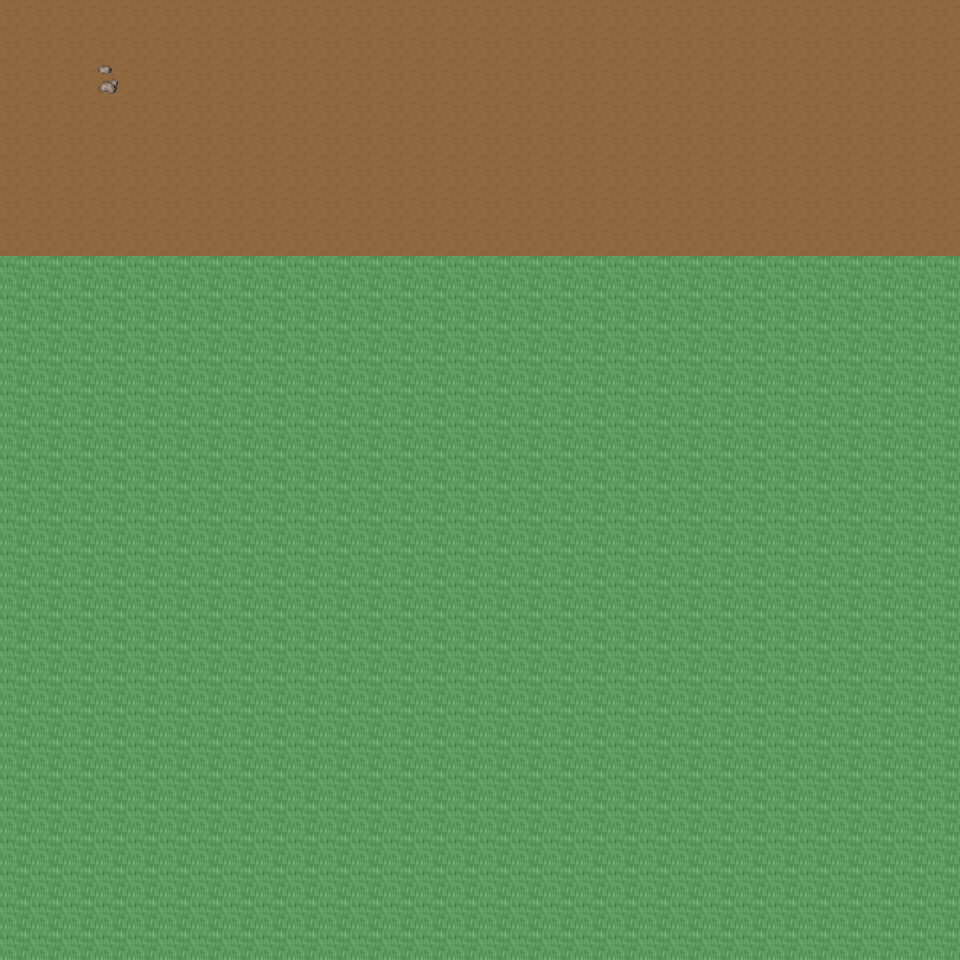

A level layout from a 2D game, rendered from its tile map. Below: a short description, then the map file with tile-grid data replaced by summaries:
An orthogonal 30x30 tile map with 32x32 px tiles, 6 tile layers (Ground, Object, Object2, Above, ...), 26 tilesets and 3 objects (3x mapchange).

<map version="1.0" orientation="orthogonal" renderorder="right-down" width="30" height="30" tilewidth="32" tileheight="32" nextobjectid="4">
  <tileset firstgid="1" name="tileset_ground_ground" tilewidth="32" tileheight="32" tilecount="33" columns="3">
    <image source="../drawable/tileset_ground_ground.png" width="96" height="352" />
  </tileset>
  <tileset firstgid="34" name="tileset_ground_ridge_earth_dark" tilewidth="32" tileheight="32" tilecount="96" columns="12">
    <image source="../drawable/tileset_ground_ridge_earth_dark.png" width="384" height="256" />
  </tileset>
  <tileset firstgid="130" name="tileset_furniture_light_iron_lamp" tilewidth="32" tileheight="32" tilecount="3" columns="1">
    <image source="../drawable/tileset_furniture_light_iron_lamp.png" width="32" height="96" />
  </tileset>
  <tileset firstgid="133" name="tileset_furniture_light_dark_torch" tilewidth="32" tileheight="32" tilecount="8" columns="2">
    <image source="../drawable/tileset_furniture_light_dark_torch.png" width="64" height="128" />
  </tileset>
  <tileset firstgid="141" name="tileset_furniture_light_flames" tilewidth="32" tileheight="32" tilecount="6" columns="6">
    <image source="../drawable/tileset_furniture_light_flames.png" width="192" height="32" />
  </tileset>
  <tileset firstgid="147" name="tileset_item_corpse_skeleton" tilewidth="32" tileheight="32" tilecount="4" columns="2">
    <image source="../drawable/tileset_item_corpse_skeleton.png" width="64" height="64" />
  </tileset>
  <tileset firstgid="151" name="tileset_item_blood_floor_stains_2" tilewidth="32" tileheight="32" tilecount="4" columns="2">
    <image source="../drawable/tileset_item_blood_floor_stains_2.png" width="64" height="64" />
  </tileset>
  <tileset firstgid="155" name="tileset_item_chest_large" tilewidth="32" tileheight="32" tilecount="8" columns="4">
    <image source="../drawable/tileset_item_chest_large.png" width="128" height="64" />
  </tileset>
  <tileset firstgid="163" name="tileset_item_armor_sword_rack" tilewidth="32" tileheight="32" tilecount="4" columns="2">
    <image source="../drawable/tileset_item_armor_sword_rack.png" width="64" height="64" />
  </tileset>
  <tileset firstgid="167" name="tileset_item_armor_weapons_rack" tilewidth="32" tileheight="32" tilecount="18" columns="9">
    <image source="../drawable/tileset_item_armor_weapons_rack.png" width="288" height="64" />
  </tileset>
  <tileset firstgid="185" name="tileset_item_pot_barrel_tall" tilewidth="32" tileheight="32" tilecount="2" columns="1">
    <image source="../drawable/tileset_item_pot_barrel_tall.png" width="32" height="64" />
  </tileset>
  <tileset firstgid="187" name="tileset_item_pot_pot_tall" tilewidth="32" tileheight="32" tilecount="2" columns="1">
    <image source="../drawable/tileset_item_pot_pot_tall.png" width="32" height="64" />
  </tileset>
  <tileset firstgid="189" name="tileset_ground_rock_pebbles" tilewidth="32" tileheight="32" tilecount="3" columns="1">
    <image source="../drawable/tileset_ground_rock_pebbles.png" width="32" height="96" />
  </tileset>
  <tileset firstgid="192" name="tileset_item_corpse_skull_dark" tilewidth="32" tileheight="32" tilecount="2" columns="2">
    <image source="../drawable/tileset_item_corpse_skull_dark.png" width="64" height="32" />
  </tileset>
  <tileset firstgid="194" name="tileset_ground_ladder_horizontal_dark" tilewidth="32" tileheight="32" tilecount="3" columns="1">
    <image source="../drawable/tileset_ground_ladder_horizontal_dark.png" width="32" height="96" />
  </tileset>
  <tileset firstgid="197" name="tileset_ground_fire_fire" tilewidth="32" tileheight="32" tilecount="27" columns="3">
    <image source="../drawable/tileset_ground_fire_fire.png" width="96" height="288" />
  </tileset>
  <tileset firstgid="224" name="tileset_ground_cobbled_paving" tilewidth="32" tileheight="32" tilecount="1" columns="1">
    <image source="../drawable/tileset_ground_cobbled_paving.png" width="32" height="32" />
  </tileset>
  <tileset firstgid="225" name="tileset_plant_stump_int_small_stump" tilewidth="32" tileheight="32" tilecount="1" columns="1">
    <image source="../drawable/tileset_plant_stump_int_small_stump.png" width="32" height="32" />
  </tileset>
  <tileset firstgid="226" name="tileset_furniture_table_tree_stump_table" tilewidth="32" tileheight="32" tilecount="4" columns="2">
    <image source="../drawable/tileset_furniture_table_tree_stump_table.png" width="64" height="64" />
  </tileset>
  <tileset firstgid="230" name="tileset_logic_collision" tilewidth="32" tileheight="32" tilecount="1" columns="1">
    <image source="../drawable/tileset_logic_collision.png" width="32" height="32" />
  </tileset>
  <tileset firstgid="231" name="tileset_ground_ladder_vertical_dark" tilewidth="32" tileheight="32" tilecount="3" columns="3">
    <image source="../drawable/tileset_ground_ladder_vertical_dark.png" width="96" height="32" />
  </tileset>
  <tileset firstgid="234" name="tileset_ground_ladder_steps" tilewidth="32" tileheight="32" tilecount="6" columns="3">
    <image source="../drawable/tileset_ground_ladder_steps.png" width="96" height="64" />
  </tileset>
  <tileset firstgid="240" name="tileset_ground_earth_edges_yellowgreen" tilewidth="32" tileheight="32" tilecount="15" columns="5">
    <image source="../drawable/tileset_ground_earth_edges_yellowgreen.png" width="160" height="96" />
  </tileset>
  <tileset firstgid="255" name="tileset_plant_grasses" tilewidth="32" tileheight="32" tilecount="6" columns="3">
    <image source="../drawable/tileset_plant_grasses.png" width="96" height="64" />
  </tileset>
  <tileset firstgid="261" name="tileset_item_firewood" tilewidth="32" tileheight="32" tilecount="12" columns="3">
    <image source="../drawable/tileset_item_firewood.png" width="96" height="128" />
  </tileset>
  <tileset firstgid="273" name="tileset_building_ice_tower" tilewidth="32" tileheight="32" tilecount="252" columns="9">
    <image source="../drawable/tileset_building_ice_tower.png" width="288" height="896" />
  </tileset>
  <layer name="Ground" width="30" height="30">
    <data>[900 cells, 240 non-empty, 1 distinct tile ids]</data>
  </layer>
  <layer name="Object" width="30" height="30">
    <data>[900 cells, 1 non-empty, 1 distinct tile ids]</data>
  </layer>
  <layer name="Object2" width="30" height="30">
    <data>[900 cells, 0 non-empty, 0 distinct tile ids]</data>
  </layer>
  <layer name="Above" width="30" height="30">
    <data>[900 cells, 0 non-empty, 0 distinct tile ids]</data>
  </layer>
  <layer name="Above2" width="30" height="30">
    <data>[900 cells, 0 non-empty, 0 distinct tile ids]</data>
  </layer>
  <layer name="Walkable" width="30" height="30">
    <data>[900 cells, 660 non-empty, 1 distinct tile ids]</data>
  </layer>
  <objectgroup name="MapEvents">
    <object id="1" name="north" type="mapchange" x="0" y="0" width="960" height="32">
      <properties>
        <property name="map" value="0_ados_mountain_n2_w2_x0_y3" />
        <property name="place" value="south" />
      </properties>
    </object>
    <object id="2" name="west" type="mapchange" x="0" y="0" width="32" height="256">
      <properties>
        <property name="map" value="0_deniran_forest_n2_w_x0_y4" />
        <property name="place" value="east" />
      </properties>
    </object>
    <object id="3" name="east" type="mapchange" x="928" y="0" width="32" height="256">
      <properties>
        <property name="map" value="0_ados_mountain_n2_w2_x1_y4" />
        <property name="place" value="west" />
      </properties>
    </object>
  </objectgroup>
</map>
